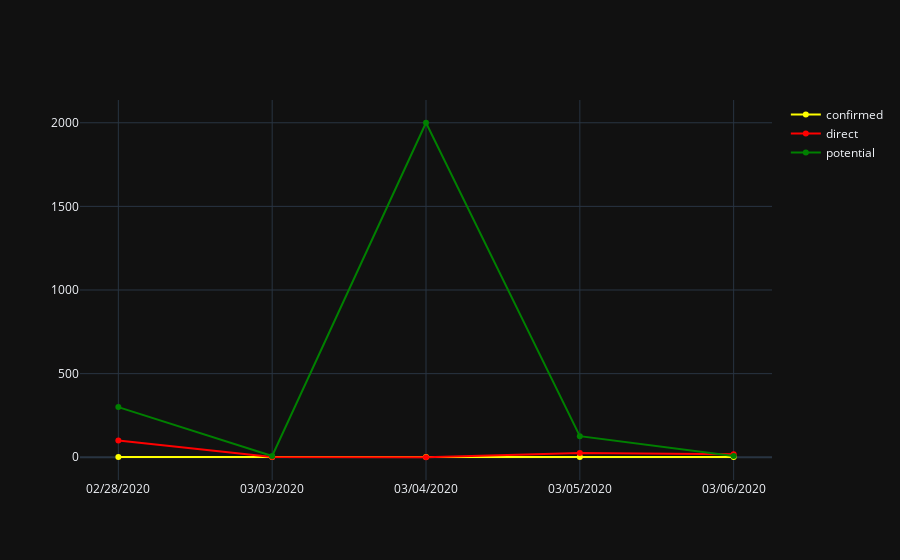

Source (notebook cell):
### Code cell
#Confirmed ALL
fig = go.Figure()
fig.update_layout(template='plotly_dark')
fig.add_trace(go.Scatter(x=temp['date'], 
                         y=temp['confirmed'],
                         mode='lines+markers',
                         name='confirmed',
                         line=dict(color='Yellow', width=2)))
fig.add_trace(go.Scatter(x=temp['date'], 
                         y=temp['direct'],
                         mode='lines+markers',
                         name='direct',
                         line=dict(color='Red', width=2)))
fig.add_trace(go.Scatter(x=temp['date'], 
                         y=temp['potential'],
                         mode='lines+markers',
                         name='potential',
                         line=dict(color='Green', width=2)))
fig.show()

### Figure 1 — Plotly figure (JSON) as saved in the notebook; plotly's stock layout.template omitted (floating-point values rounded to 4 significant figures)
{"data": [{"line": {"color": "Yellow", "width": 2}, "mode": "lines+markers", "name": "confirmed", "type": "scatter", "x": ["02/28/2020", "03/03/2020", "03/04/2020", "03/05/2020", "03/06/2020"], "y": [1, 1, 1, 1, 1]}, {"line": {"color": "Red", "width": 2}, "mode": "lines+markers", "name": "direct", "type": "scatter", "x": ["02/28/2020", "03/03/2020", "03/04/2020", "03/05/2020", "03/06/2020"], "y": [100, 1, 0, 26, 18]}, {"line": {"color": "Green", "width": 2}, "mode": "lines+markers", "name": "potential", "type": "scatter", "x": ["02/28/2020", "03/03/2020", "03/04/2020", "03/05/2020", "03/06/2020"], "y": [300, 8, 2000, 126, 7]}], "layout": {}}
